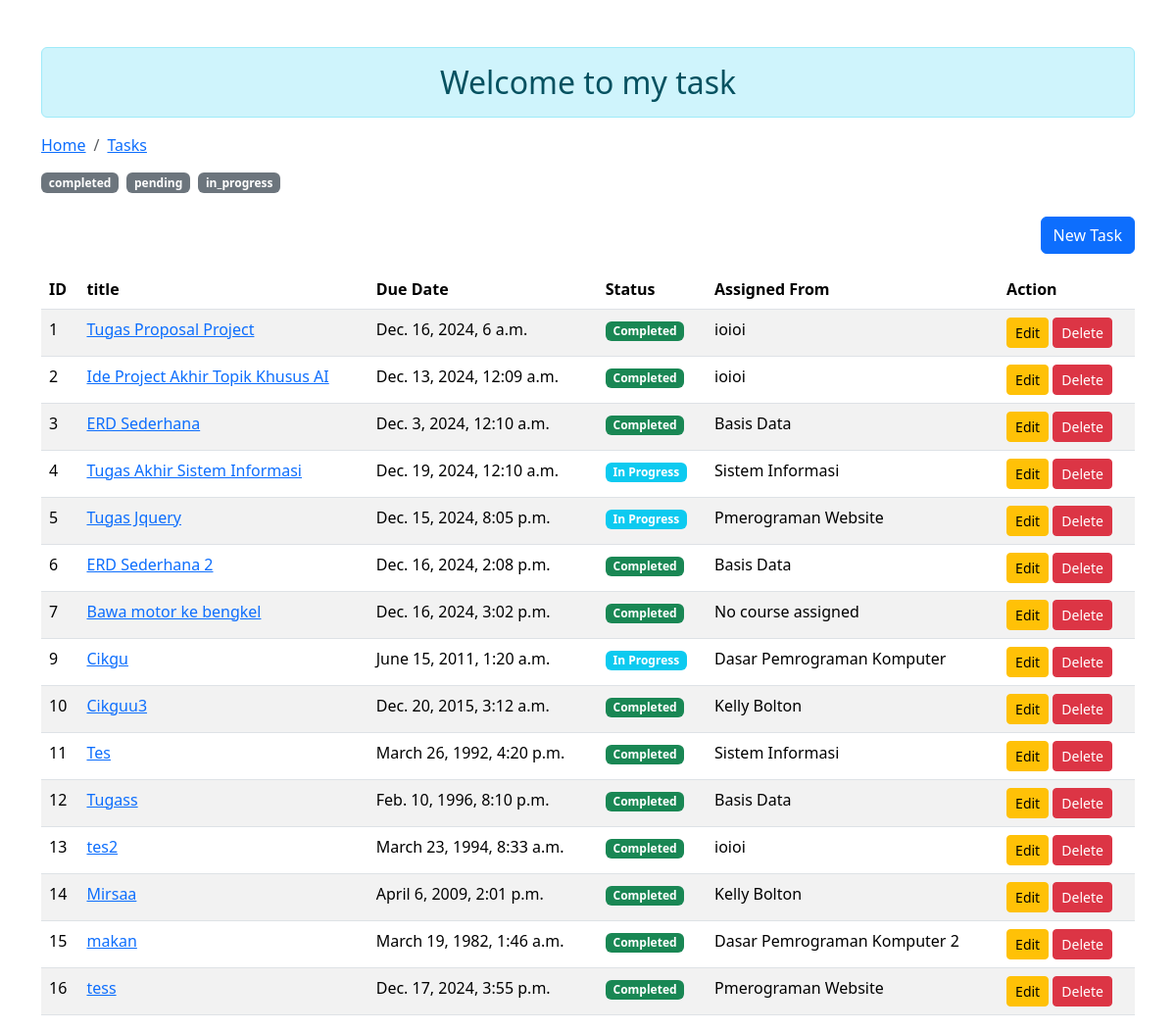
Page /tasks/ on the earlier database version.
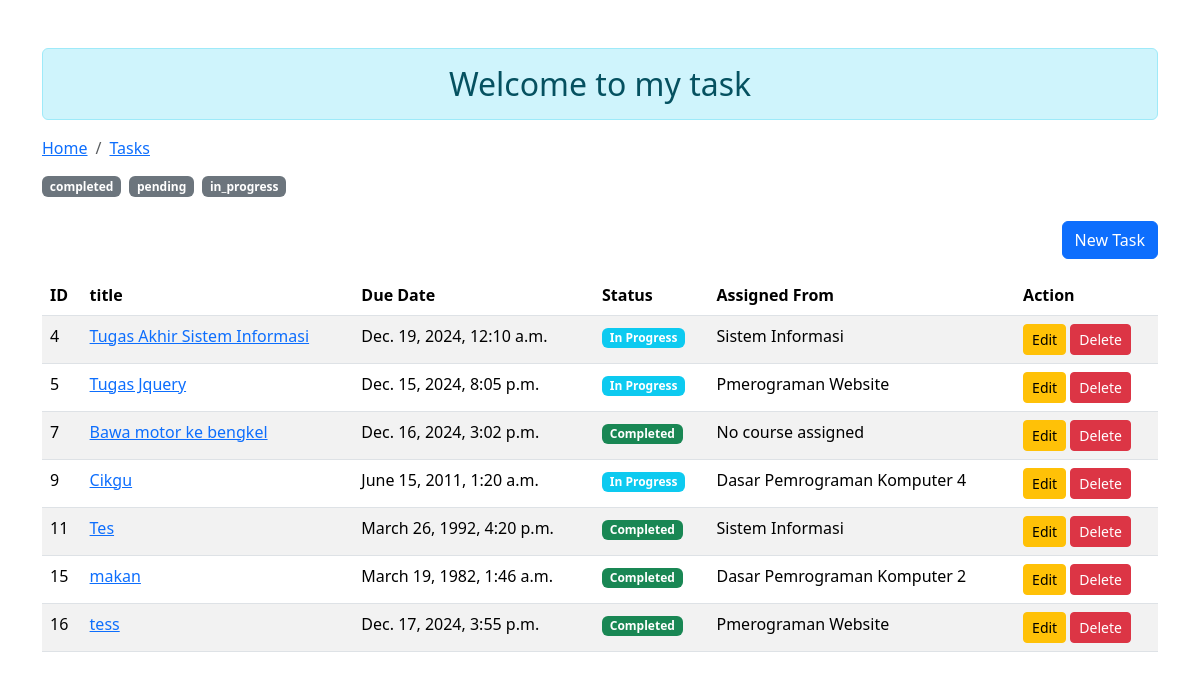
Same page on the later database version.
### tasks/models.py (models this page shows, shortened)
class Task(models.Model):
    STATUS_CHOICES = [
        ('pending', 'Pending'),
        ('in_progress', 'In Progress'),
        ('completed', 'Completed'),
    ]
    title = models.CharField(max_length=200)
    description = models.TextField(blank=True, null=True)
    link = models.URLField(blank=True, null=True)
    due_date = models.DateTimeField()
    status = models.CharField(
        max_length=20,
        choices=STATUS_CHOICES,
        default='pending'
    )
    course = models.ForeignKey(
        courses.Course,
        on_delete=models.CASCADE,
        null=True,
        blank=True,
        related_name="tasks"
    )

### courses/models.py (models this page shows, shortened)
class Course(models.Model):
    name = models.CharField(max_length=200, unique=True)
    semester = models.PositiveIntegerField()
    description = models.TextField(blank=True, null=True)
    slug = models.SlugField(blank=True,unique=True, default='', editable=False)
    sks = models.PositiveIntegerField(default=2)

### tasks/views.py (the view)
# urls.py: path("", views.TaskListView.as_view(), name="tasks_list"),
class TaskListView(ListView):
    model = models.Task
    template_name = 'tasks/index.html'
    context_object_name = 'Tasks'
    ordering =['due_date']
    def get_queryset(self):
        status =self.kwargs.get('status', None)
        if status:
            return models.Task.objects.filter(status=status)
        return models.Task.objects.all()
    def get_context_data(self, **kwargs):
        context = super().get_context_data(**kwargs)
        context['Title'] = 'My Tasks'
        context['Content'] = 'Welcome to my task'
        context['Status'] = ['completed','pending', 'in_progress']
        context['Selected_status'] =self.kwargs.get('status', None)
        return context

### tasks/templates/tasks/index.html (shortened to what this page needs)
{% load static %}
<!DOCTYPE html>
<html lang="en">
  <head>
    <link
      href="https://cdn.jsdelivr.net/npm/bootstrap@5.3.3/dist/css/bootstrap.min.css"
      rel="stylesheet"
    />
  </head>
  <body>
    <div class="container mt-5">
      <h2 class="text-center alert alert-info">{{Content}}</h2>
      <nav aria-label="breadcrumb">
        <ol class="breadcrumb">
          <li class="breadcrumb-item"><a href="/">Home</a></li>
          <li class="breadcrumb-item active" aria-current="page">
            <a href="{% url "tasks:tasks_list"%}">Tasks</a>
          </li>
        </ol>
      </nav>
      <div class="semester-filter mb-4">
        <div class="d-flex gap-2">
        {% for status in Status %}
            {% if selected_status == status %}
                <a href="{% url "tasks:tasks_by_status" status=status%}" class="badge bg-primary text-decoration-none">{{ status }}</a>
            {% else %}
                <a  href="{% url "tasks:tasks_by_status" status=status%}" class="badge bg-secondary text-decoration-none">{{ status }}</a>
            {% endif %}
        {% endfor %}
        </div>
      </div>
    <div class="d-flex justify-content-end">
        <a href="{% url "tasks:task_new"%}" class="btn btn-primary mb-3 mb-3">New Task</a>
    </div>
    <div class="row">
        <div class="table-responsive">
          <table class="table table-hover table-striped">
            <thead>
              <tr>
                <th>ID</th>
                <th>title</th>
                <th>Due Date</th>
                <th>Status</th>
                <th>Assigned From</th>
                <th>Action</th>
              </tr>
            </thead>
            <tbody id="tbody">
              {% for task in Tasks %}
              <tr>
                <td>{{task.id}}</td>
                <td>
                  <a href="{% url "tasks:tasks_detail" tasks_id=task.id%}">{{task.title}}</a>
                </td>
                <td>{{task.due_date}}</td>
                <td>
                    {% if task.status == 'completed' %}
                        <span class="badge bg-success">Completed</span>
                    {% elif task.status == 'pending' %}
                        <span class="badge bg-warning text-dark">Pending</span>
                    {% elif task.status == 'in_progress' %}
                        <span class="badge bg-info text-white">In Progress</span>
                    {% else %}
                        <span class="badge bg-secondary">Unknown</span>
                    {% endif %}
                </td>
                <td>{% if task.course %}
                    {{ task.course.name }}
                {% else %}
                    No course assigned
                {% endif %}</td>
                <td>
                  <a href="{% url 'tasks:task_edit' pk=task.id %}"
                  class="btn btn-warning btn-sm">Edit</a>
                  <button
                  type="button"
                  class="btn btn-danger btn-sm btn-del"
                  data-bs-toggle="modal"
                  data-bs-target="#deleteModal"
                  data-task-id="{{ task.id }}">
                  Delete
                </button>
              </td>
              </tr>
              {% endfor %}
            </tbody>
          </table>
        </div>
      </div>
    </div>
    <link href="https://cdnjs.cloudflare.com/ajax/libs/font-awesome/6.0.0/css/all.min.css" rel="stylesheet">
  </body>
</html>

Differences in the rows shown:
removed Task: id "1", title "Tugas Proposal Project", due_date "Dec. 16, 2024, 6 a.m.", status "Completed", course.name "ioioi"
removed Task: id "2", title "Ide Project Akhir Topik Khusus AI", due_date "Dec. 13, 2024, 12:09 a.m.", status "Completed", course.name "ioioi"
removed Task: id "3", title "ERD Sederhana", due_date "Dec. 3, 2024, 12:10 a.m.", status "Completed", course.name "Basis Data"
removed Task: id "6", title "ERD Sederhana 2", due_date "Dec. 16, 2024, 2:08 p.m.", status "Completed", course.name "Basis Data"
removed Task: id "10", title "Cikguu3", due_date "Dec. 20, 2015, 3:12 a.m.", status "Completed", course.name "Kelly Bolton"
removed Task: id "12", title "Tugass", due_date "Feb. 10, 1996, 8:10 p.m.", status "Completed", course.name "Basis Data"
removed Task: id "13", title "tes2", due_date "March 23, 1994, 8:33 a.m.", status "Completed", course.name "ioioi"
removed Task: id "14", title "Mirsaa", due_date "April 6, 2009, 2:01 p.m.", status "Completed", course.name "Kelly Bolton"
changed through a linked row, Task "Cikgu": course.name "Dasar Pemrograman Komputer" → "Dasar Pemrograman Komputer 4"
